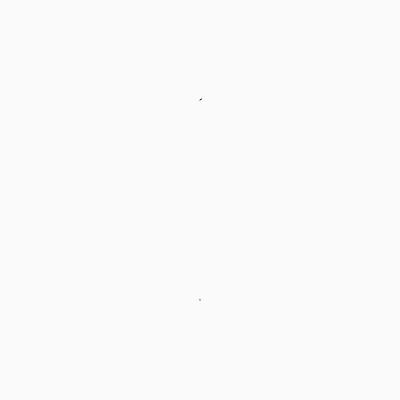
Frame 1 (no input)
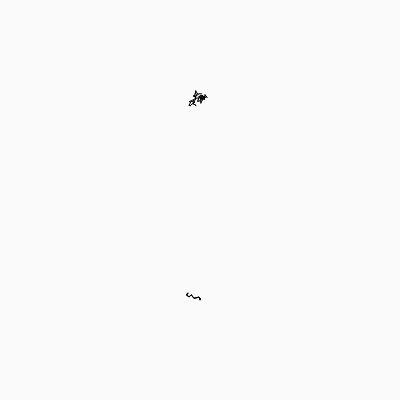
Frame 60 (no input)
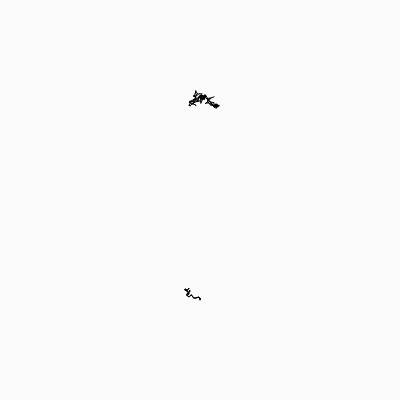
Frame 120 (the mouse pressed at the canvas centre since frame 60)

The p5.js sketch that drew these frames (run headless with seeded random() and noise() and a simulated clock; from frame 60 on, the mouse is pressed at the canvas centre):

// p5.js sketch
// ── sketch.js
let x = 200,
  y = 100,
  x1 = 200,
  y1 = 100;
let a = 200,
  b = 300,
  a1 = 200,
  b1 = 300;
let k,j, step = 3;

function setup() {
  createCanvas(400, 400);
  background(250);
  k = random(-10,10);
  j = random(-10,10);
}

function draw() {
  
  x1 += + random(-step, step);
  y1 += random(-step, step);

  a1 += noise(k) * 2 -1;
  b1 += noise(j) * 2 -1;
  
  x1 = constrain(x1,0,width);
  y1 = constrain(y1,0,height);
  a1 = constrain(a1,0,width);
  b1 = constrain(b1,0,height);
  
  fill(0);
  line(x, y, x1, y1);
  line(a, b, a1, b1);
  
  
  x = x1;
  y = y1;
  a = a1;
  b = b1;
  k+=0.09;
  j+=0.095;
}
